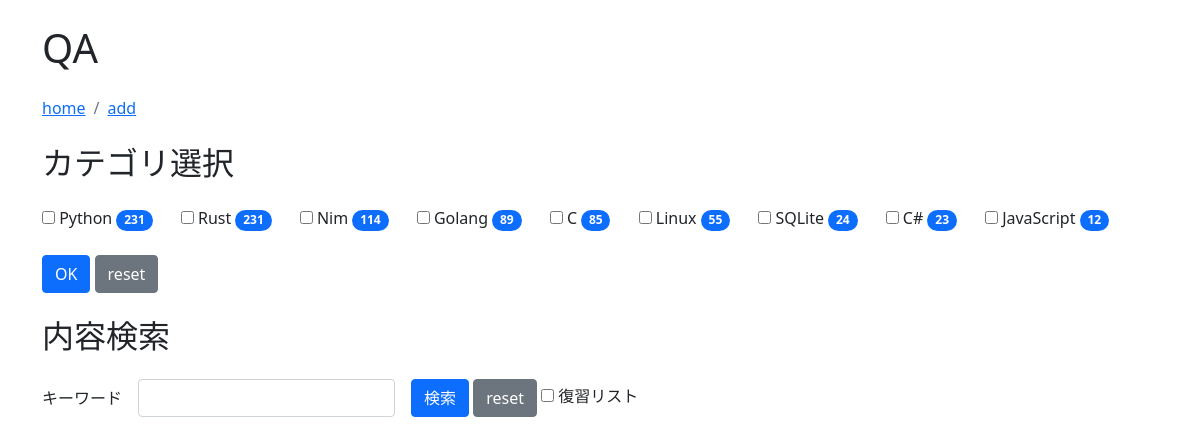
The app's page /qa/ with its own data.
### memo/models.py (models this page shows, shortened)
class Category(models.Model):
    name = models.CharField(max_length=255)

### memo/views.py (the view)
# urls.py: path('qa/', views.qa, name='qa'),
def qa(request):
    context = {
        "title": "質問ページ"
    }
    context["cate_agg"] = Question.objects.all().\
        values('cat', 'cat__name').\
        annotate(total=Count('cat')).\
        order_by('-total')
    return render(request, "qa/index.html", context)

### templates/qa/index.html (shortened to what this page needs)
{% extends 'base.html' %}
{% block content %}
<h1 class="my-4">QA</h1>
<nav aria-label="breadcrumb">
    <ol class="breadcrumb">
        <li class="breadcrumb-item"><a href="/">home</a></li>
        <li class="breadcrumb-item"><a href="/admin/memo/question/add/" target="_blank">add</a></li>
    </ol>
</nav>
<h2 class="my-4">カテゴリ選択</h2>
<form action="{% url 'qa_start' %}" method="get" class="my-4" id="qaform">
    {% for v in cate_agg %}
    <label class="me-4"><input type="checkbox" name="c" value="{{ v.cat }}"> {{ v.cat__name }} <span class="badge rounded-pill bg-primary">{{ v.total }}</span></label>
    {% endfor %}
    <div class="my-4">
        <button type="submit" class="btn btn-primary">OK</button>
        <button type="reset" class="btn btn-secondary">reset</button>
    </div>
</form>
<h2 class="my-4">内容検索</h2>
<form action="{% url 'qa_search' %}" method="get" class="my-4" target="_blank">
    <div class="row g-3 align-items-center">
        <div class="col-auto">
            <label for="q" class="col-form-label">キーワード</label>
        </div>
        <div class="col-auto">
            <input type="text" name="q" id="q" class="form-control">
        </div>
        <div class="col-auto">
            <button type="submit" class="btn btn-primary">検索</button>
            <button type="reset" class="btn btn-secondary">reset</button>
            <label>
                <input type="checkbox" name="review" value="1"> 復習リスト
            </label>
        </div>
    </div>
</form>
{% endblock %}

### records on screen
Category: cat__name "Python", total "231"
Category: cat__name "Rust", total "231"
Category: cat__name "Nim", total "114"
Category: cat__name "Golang", total "89"
Category: cat__name "Linux", total "55"
Category: cat__name "SQLite", total "24"
Category: cat__name "JavaScript", total "12"

### other values on screen
{{ v.cat__name }} "C" "C#"
{{ v.total }} "85" "23"
